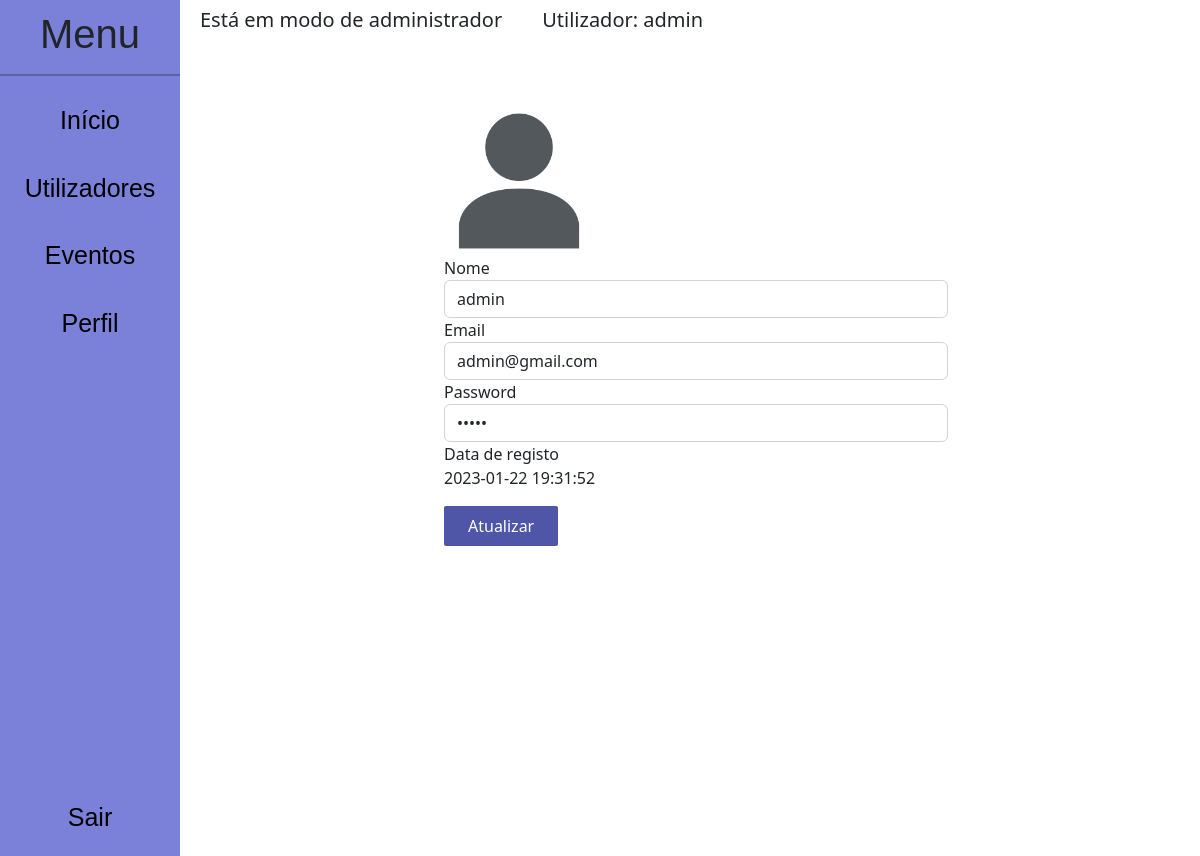
The app's page /perfil.php (signed in) with its own data.
### tables this page shows
CREATE TABLE `users` (
  `id` int NOT NULL,
  `username` varchar(20) NOT NULL,
  `email` varchar(100) NOT NULL,
  `password` varchar(50) NOT NULL,
  `registration_date` timestamp NOT NULL DEFAULT CURRENT_TIMESTAMP ON UPDATE CURRENT_TIMESTAMP,
  `tipo` int NOT NULL DEFAULT '0',
  `ativo` int NOT NULL DEFAULT '1',
  `imagem` varchar(200) NOT NULL
);

### perfil.php (the view, shortened to what this page needs)
<?php
require_once 'includes/conexao.php';
$id = $_SESSION['id_utilizador'];
$sql = "SELECT * FROM users WHERE id = '$id'";
$resultado = mysqli_query($conn, $sql);
$dados = mysqli_fetch_array($resultado);
?>
<!DOCTYPE html>
<html lang="en">
<head>
   <link rel="stylesheet" href="css/perfil.css">
   <link rel="stylesheet" href="css/bootstrap.min.css">
</head>
<body>
   <div class="sidebar">
      <h1>Menu</h1>
      <hr>
      <?php
      if ($_SESSION['usertype'] == 1) {
         echo '<a href="centro.php">Início</a>';
         echo '<a href="utilizadores.php">Utilizadores</a>';
         echo '<a href="eventos.php">Eventos</a>';
         echo '<div class="perfil"><a href="perfil.php">Perfil</a></div>';
         echo '<div class="exit"><a href="includes/logout.php">Sair</a></div>';
      } else {
        echo '<a href="centro.php">Início</a>';
        echo '<div class="perfil"><a href="perfil.php">Perfil</a></div>';
         echo '<a class="exit" href="includes/logout.php">Sair</a>';
      }
      ?>
   </div>
   <div class="topbar">
         <p>Está em modo de
            <?php
            if ($_SESSION['usertype'] == 1) {
               echo 'administrador';
            } else {
               echo 'acesso normal';
            }
            ?>
         </p>
         <p>Utilizador: <?php echo $_SESSION['session_name']?></p>
   </div>
   <div class="main">
     <div class="form">
     <form class="editar_perfil" action="" method="POST">
       <div class="avatar">
         <a href="includes/change_avatar.php?id=<?php echo $id ?>"><img src="images/avatar.png" id="avatar" alt=""></a>
       </div>
       <label for="fullName">Nome</label>
       <input type="text" class="form-control" id="fullName" name="utilizador" value="<?php echo $dados['username'] ?>">
       <label for="fullName">Email</label>
       <input type="text" class="form-control" id="fullName" name="email" value="<?php echo $dados['email'] ?>">
       <label for="fullName">Password</label>
       <input type="password" class="form-control" id="fullName" name="password" value="<?php echo $dados['password'] ?>">
       <label for="fullName">Data de registo</label>
       <p><?php echo $dados['registration_date'] ?></p>
       <div class="caixa_registo">
         <button class="btn_registo" name="btn_editar" type="submit">Atualizar</button>
       </div>
         </form>
     </div>
   </div>
</body>
</html>

### css/perfil.css (style rules this page uses)
.sidebar { height: 100%; width: 15%; position: fixed; z-index: 1; top: 0; left: 0; overflow-x: hidden; padding-top: 10px; background-color: rgb(123, 129, 216); text-align: center; }
.sidebar h1 { font-family: Arial, Helvetica, sans-serif; }
.sidebar hr { border: 1px solid black; }
.sidebar a { font-family: Arial, Helvetica, sans-serif; padding: 10px 0px 20px 0px; text-decoration: none; font-size: 25px; color: #000000; display: block; }
.sidebar .exit { bottom: 0; position: absolute; display: block; width: 100%; }
.topbar { top: 0; height: 5%; margin-left: 15%; display: flex; }
.topbar p { font-size: 20px; padding: 5px 20px 5px 20px; }
.main { height: 100vh; margin-left: 16%; }
.form { padding: 50px 0px 0px 0px; width: 50%; margin: auto; }
.form .avatar img { width: 150px; }
.form .btn_registo { outline: none; border: none; cursor: pointer; display: inline-block; margin: 0 auto; padding: 0.5rem 1.5rem; text-align: center; background-color: rgb(79, 85, 167); color: #fff; border-radius: 2px; font-size: 16px; }

### records on screen
users: utilizador "admin", email "admin@gmail.com", registration_date "2023-01-22 19:31:52"

### other values on screen
$_SESSION['session_name'] "admin"
